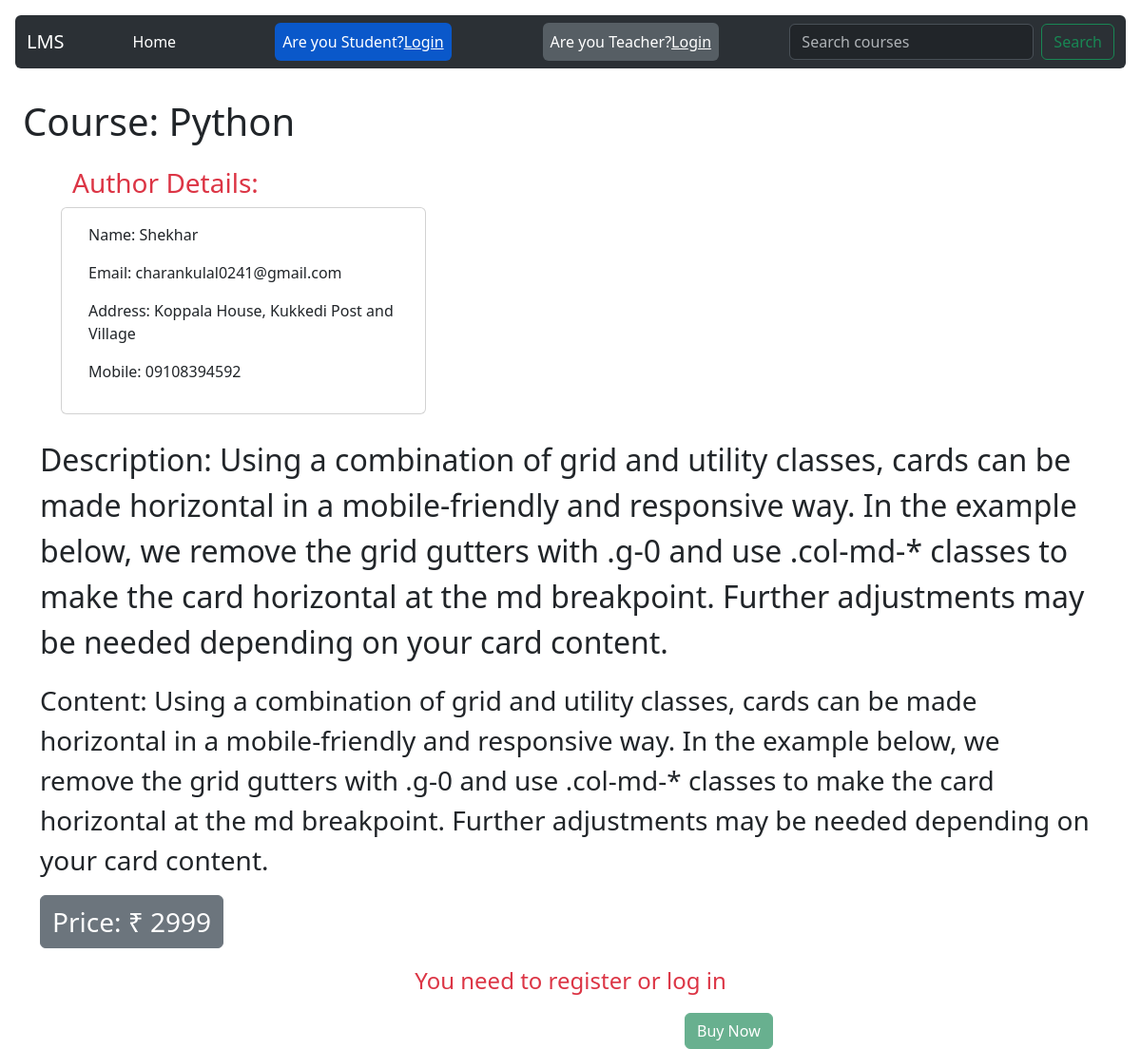
The app's page /course/7/, older data.
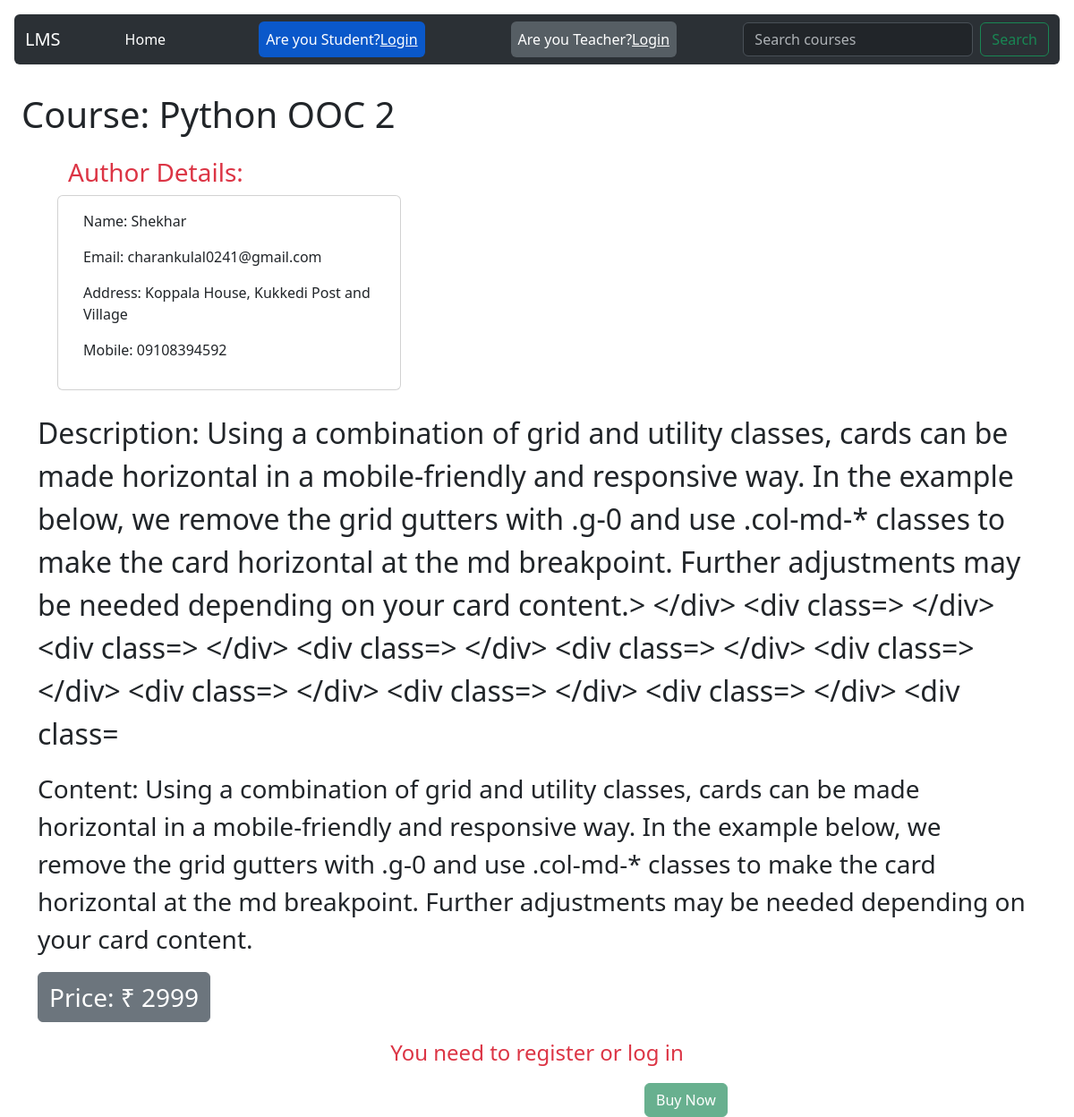
The same page, newer data.
### base/models.py (models this page shows, shortened)
class Course(models.Model):
    courseName = models.CharField(max_length=200)
    teacher_id=models.ForeignKey(Teacher,on_delete=models.CASCADE)
    description=models.TextField()
    content=models.TextField()
    price=models.CharField(max_length=10)
    category=models.CharField(max_length=200)

### base/views.py (the view)
# urls.py: path('course/<str:pk>/',views.courses,name="course"),
def courses(request, pk):
    course = Course.objects.get(id=pk)
    teacher_name = course.teacher_id
    teacher = Teacher.objects.get(name=teacher_name)
    context1 = {'course': course}
    context2 = {'teacher': teacher}
    context = {**context1, **context2}
    return render(request, 'base/courses.html', context)

### base/models.py (called while the page is built)
    def __str__(self):
        return self.name

### base/templates/base/courses.html
{% extends 'main.html' %}
{% block content %}
<h1 class="m-4" style="padding-top: 5rem;">Course: {{course.courseName }}</h1>
<div class="row" style="margin-left: 4rem;">
  <h3 class="text-danger">Author Details: </h3>
<div class="card card-outline-danger" style="width: 24rem;">
    <div class="card-body">
      <p class="text">Name: {{teacher.name}}</p>
      <p class="text">Email: {{teacher.email}}</p>
      <p class="text"> Address: {{teacher.address}}</p>
      <p class="text"> Mobile: {{teacher.phone}}</p>
    </div>
  </div>
</div>
<div class="container mt-4">
  <p class="fs-2">  Description:  {{course.description}}</p>
<p class="fs-3">  Content:  {{course.content}}</p>
<p class="fs-3 btn btn-secondary">Price: &#8377; {{course.price}}</p>
</div>
<p class="text-center text-danger fs-4">You need to register or log in</p>
<div style="margin-left:45rem;">
  <button class="btn btn-success" type="button" disabled >Buy Now</button>
</div>
{% endblock content %}

Row changes from the older to the newer data that the page shows:
changed Course: courseName "Python" → "Python OOC 2"; description "…depending on your card content." → "…depending on your card content.> </div> <div class=> </div> <div class=> </div> <div class=> </div> <div class=> </div> <div class=> </div> <div class=> </div> <div class=> </div> <div class=> </div> <div class="
